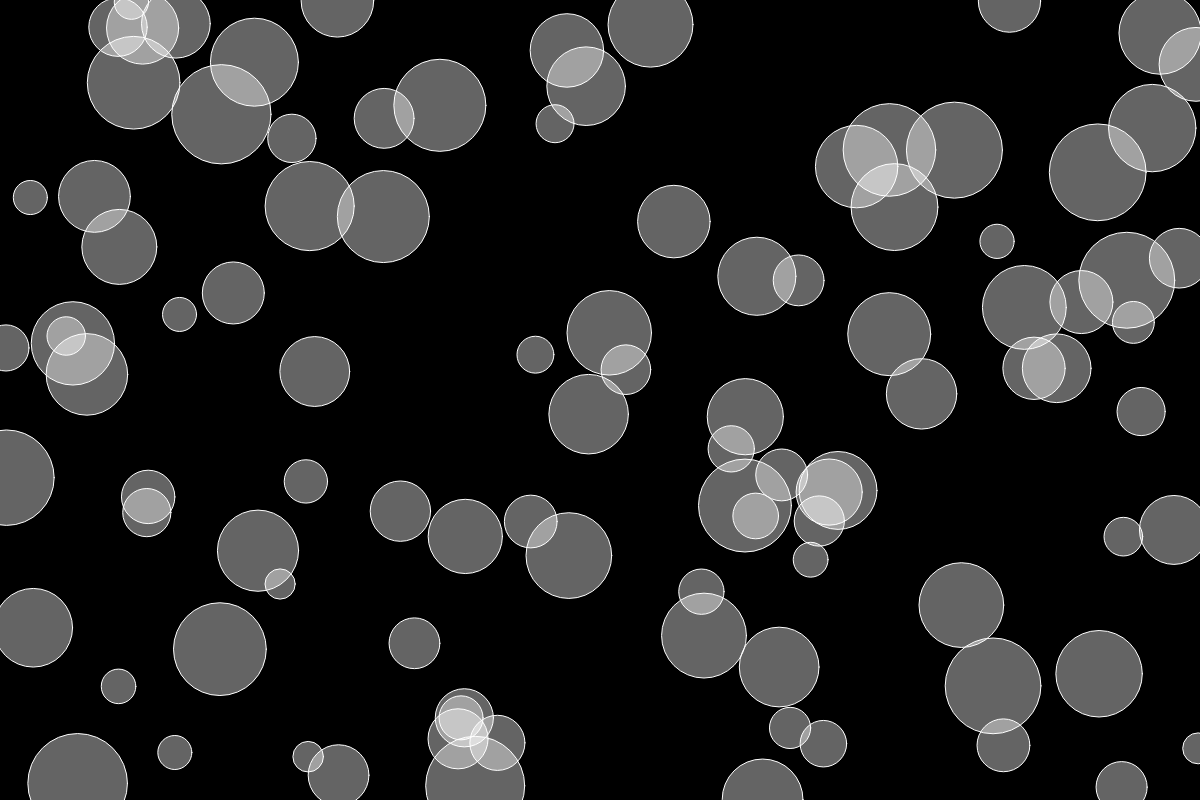
Frame 1 (no input)
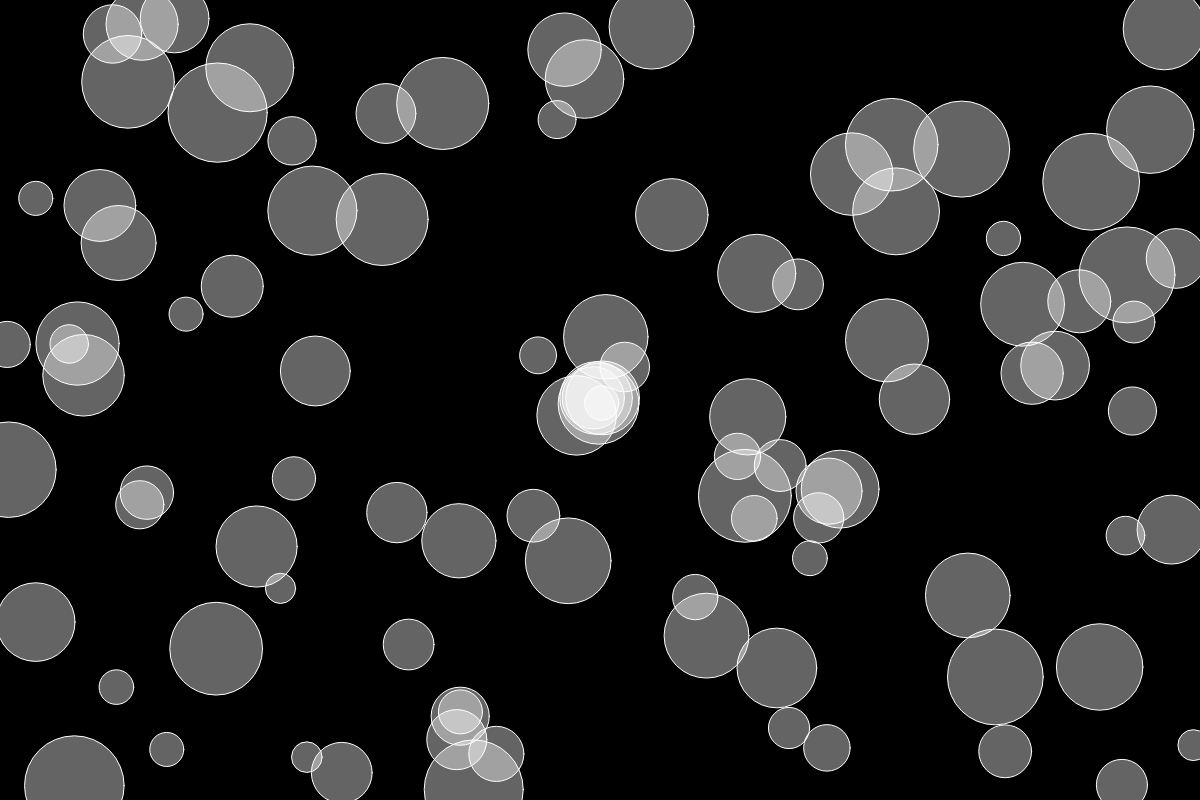
Frame 60 (no input)
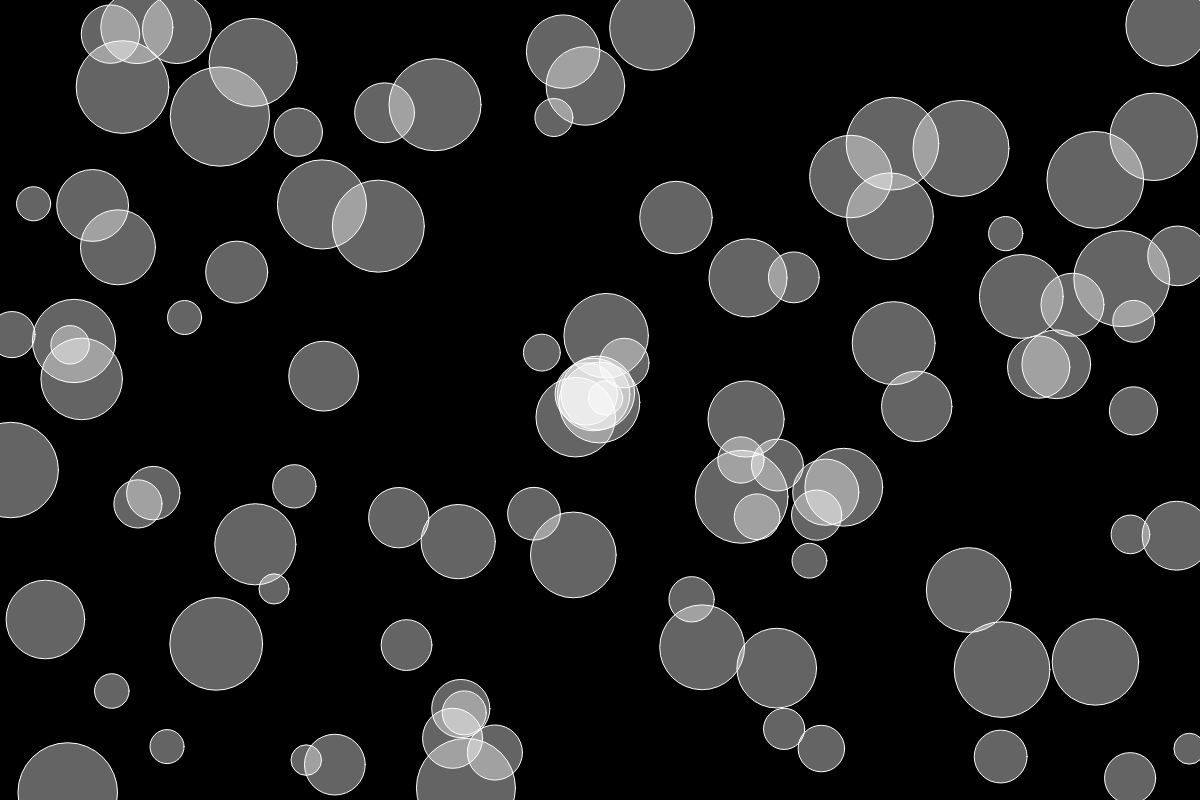
Frame 120 (the mouse pressed at the canvas centre since frame 60)

The p5.js sketch that drew these frames (run headless with seeded random() and noise() and a simulated clock; from frame 60 on, the mouse is pressed at the canvas centre):

// p5.js sketch
// ── sketch.js
var bubbles = [];
var bubbleNum = 100; //Number of bubbles at the beginning 

function setup() {
 createCanvas(1200, 800);
 for (var i = 0; i < bubbleNum; i++) {
  var x = random(width);
  var y = random(height);
  var vibr = 1; //Rate at which bubble should vibrate at the beginning.
  bubbles.push(new Bubble(x, y, vibr));
 }
}

function mouseDragged() {
 for (var i = 0; i < bubbles.length; i++) {
  bubbles[i].clicked();
 }
}

function draw() {
 background(0);
 for (var i = 0; i < bubbles.length; i++) {
  bubbles[i].move();
  bubbles[i].display();
  bubbles[i].getBack();
 }
}
// ── bubbles.js
function Bubble(x, y, vibr) {
 this.x = x;
 this.y = y;
 this.col = color(255, 100);
 this.diamtr = random(30, 100);
 this.vibr = vibr;

 this.display = function() {
  stroke(255);
  fill(this.col);
  ellipse(this.x, this.y, this.diamtr, this.diamtr);
 }

 this.move = function() {
  this.x = this.x + random(-this.vibr, this.vibr);
  this.y = this.y + random(-this.vibr, this.vibr);

 }

 this.getBack = function() {
  if (this.x > width || this.y > height || this.x < 0 || this.y < 0) {
   this.x = width / 2;
   this.y = height / 2;
  }
 }
 this.clicked = function() {
  var d = dist(mouseX, mouseY, this.x, this.y);
  if (d < this.diamtr / 2) {
   this.col = color(random(255), random(255), random(255)); //Color after click
   this.vibr = 10; //Vibration-rate after click
  }
 }

}
